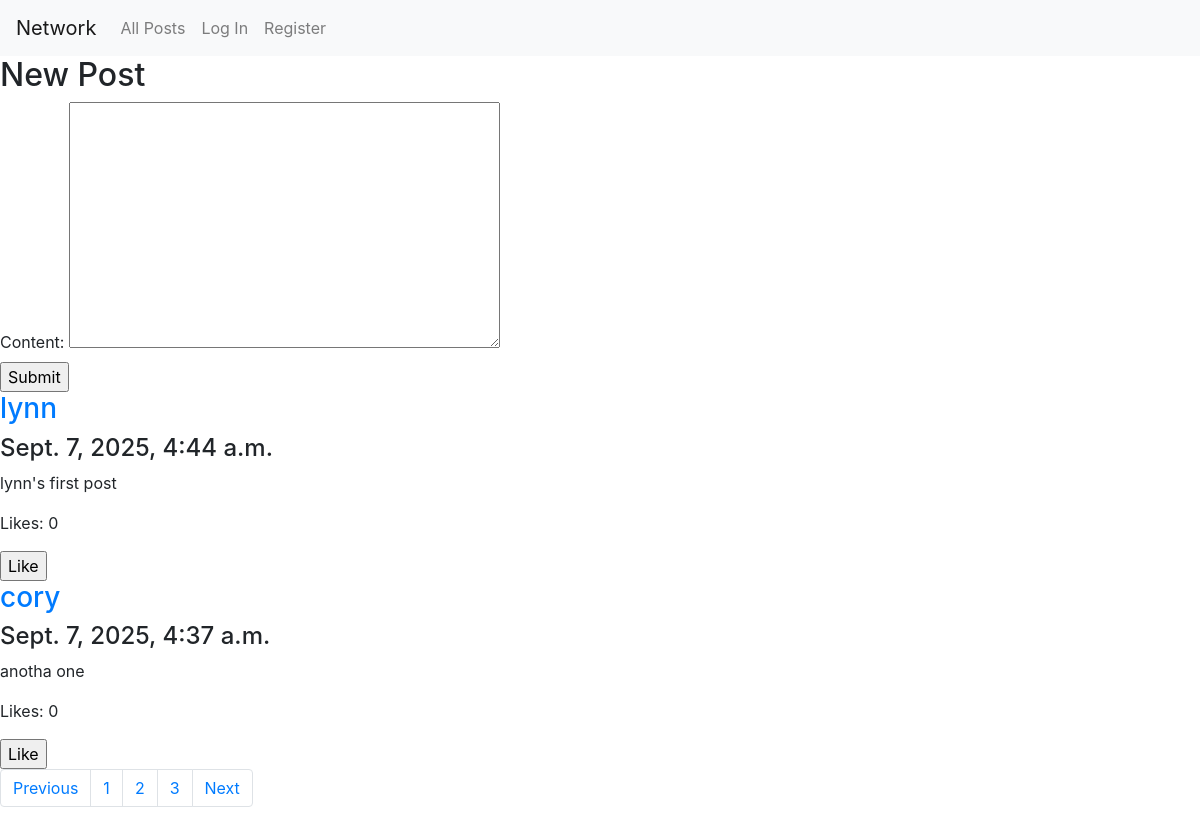
The app's page /, older data.
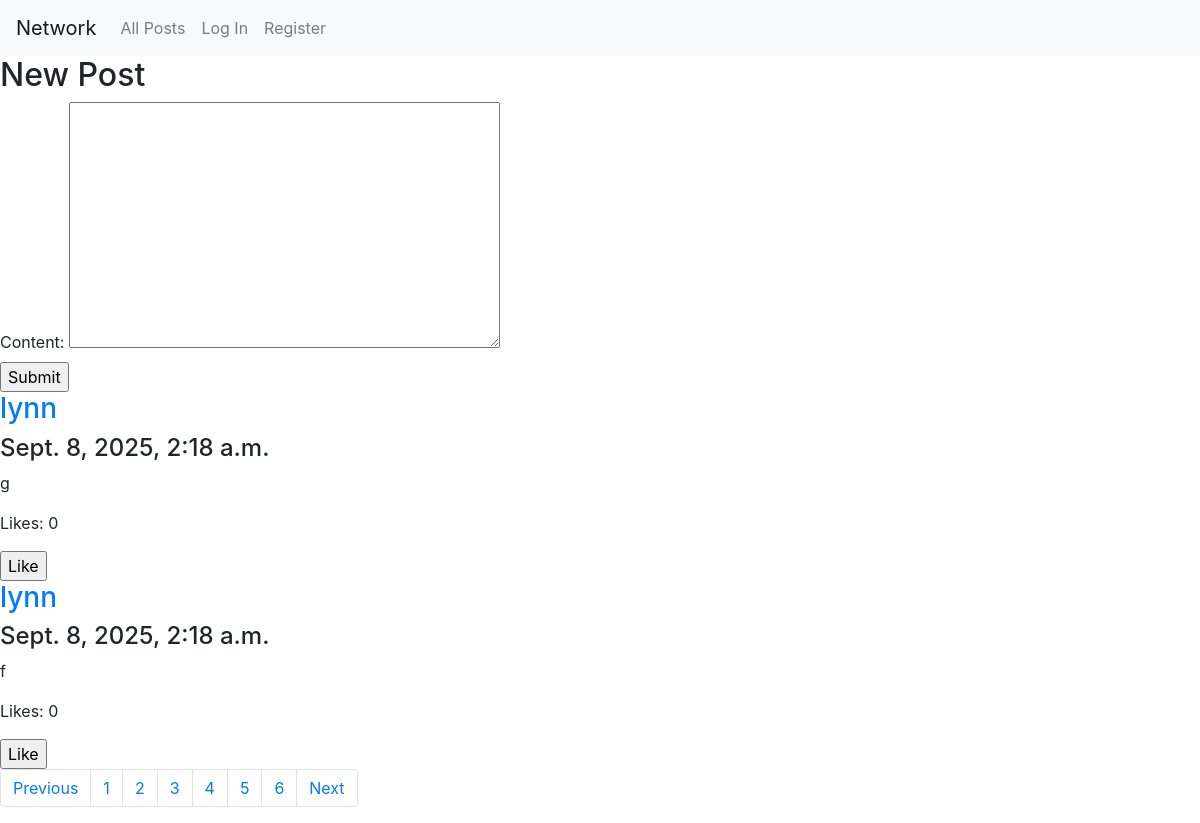
The same page, newer data.
### network/models.py (models this page shows)
class Post(models.Model):
    user = models.ForeignKey("User", on_delete=models.CASCADE, related_name="posts")
    content = models.TextField(blank=True)
    like_count = models.IntegerField(default=0)
    created_timestamp = models.DateTimeField(auto_now_add=True)
    likers = models.ManyToManyField("User", related_name="liked_posts")

class User(AbstractUser):
    following = models.ManyToManyField("User", related_name="followers")

### network/views.py (the view)
# urls.py: path("", views.index, name="index"),
def index(request, page=1):
    post_form = PostForm()
    posts = Post.objects.all().order_by('-created_timestamp')
    posts_paginated = Paginator(posts, 2)
    page_nums = range(1, posts_paginated.num_pages + 1)
    page = int(page)
    return render(request, "network/index.html", {
        'post_form': post_form,
        'posts': posts_paginated.page(page).object_list,
        'page_nums': page_nums,
        'next_page': page + 1 if page + 1 <= posts_paginated.num_pages else posts_paginated.num_pages,
        'prev_page': page - 1 if page - 1 > 0 else 1,
        'from_view': 'index',
    })

### network/views.py
class PostForm(forms.Form):
    content = forms.CharField(label='Content', widget=forms.Textarea, required=True)

### network/templates/network/index.html (shortened to what this page needs)
{% extends "network/layout.html" %}
{% load static %}
{% block body %}
    {% if post_form %}
        <h2>New Post</h2>
        <form action="{% url 'create_post' %}" method="post">
            {{ post_form }}
            <input type="submit" value="Submit">
        </form>
    {% else %}
        <h2>Following</h2>
    {% endif %}
    {% for p in posts %}
        <a href="{% url 'profile' p.user.pk %}"><h3>{{ p.user.username }}</h3></a>
        <h4>{{  p.created_timestamp }}</h4>
        <p>{{ p.content }}</p>
        <p>Likes: <span class="like-count" data-post-id={{ p.pk }}>{{ p.like_count }}</span></p>
        <form class="like-form" data-post-id={{ p.pk }} method="POST" action="{% url 'like' p.pk%}">
          <input type="submit" value="Like">
        </form>
    {% endfor %}
    <nav aria-label="Page navigation example">
        <ul class="pagination">
          <li class="page-item"><a class="page-link" href="{% url from_view prev_page %}">Previous</a></li>
          {% for pn in page_nums %}
            <li class="page-item"><a class="page-link" href="{% url from_view pn %}">{{ pn }}</a></li>
          {% endfor %}
          <li class="page-item"><a class="page-link" href="{% url from_view next_page %}">Next</a></li>
        </ul>
      </nav>
{% endblock %}

### network/templates/network/layout.html (shortened to what this page needs)
{% load static %}
<!DOCTYPE html>
<html lang="en">
    <head>
        <link rel="stylesheet" href="https://stackpath.bootstrapcdn.com/bootstrap/4.4.1/css/bootstrap.min.css">
        <link href="{% static 'network/styles.css' %}" rel="stylesheet">
    </head>
    <body>
        <nav class="navbar navbar-expand-lg navbar-light bg-light">
            <a class="navbar-brand" href="#">Network</a>
            <div>
              <ul class="navbar-nav mr-auto">
                <li class="nav-item">
                  <a class="nav-link" href="{% url 'index' %}">All Posts</a>
                </li>
                {% if user.is_authenticated %}
                    <li class="nav-item">
                        <a class="nav-link" href="{% url 'following' %}">Following</a>
                    </li>
                    <li class="nav-item">
                        <a class="nav-link" href="{% url 'logout' %}">Log Out</a>
                    </li>
                {% else %}
                    <li class="nav-item">
                        <a class="nav-link" href="{% url 'login' %}">Log In</a>
                    </li>
                    <li class="nav-item">
                        <a class="nav-link" href="{% url 'register' %}">Register</a>
                    </li>
                {% endif %}
              </ul>
            </div>
          </nav>
        <div class="body">
            {% block body %}
            {% endblock %}
        </div>
    </body>
</html>

Row changes from the older to the newer data that the page shows:
no longer on this page (row unchanged): Post: user.username "lynn", created_timestamp "Sept. 7, 2025, 4:44 a.m.", content "lynn's first post", like_count "0"
no longer on this page (row unchanged): Post: user.username "cory", created_timestamp "Sept. 7, 2025, 4:37 a.m.", content "anotha one", like_count "0"
added Post: user.username "lynn", created_timestamp "Sept. 8, 2025, 2:18 a.m.", content "g", like_count "0"
added Post: user.username "lynn", created_timestamp "Sept. 8, 2025, 2:18 a.m.", content "f", like_count "0"
Text that changed along with them:
new list line: "4"
new list line: "5"
new list line: "6"
